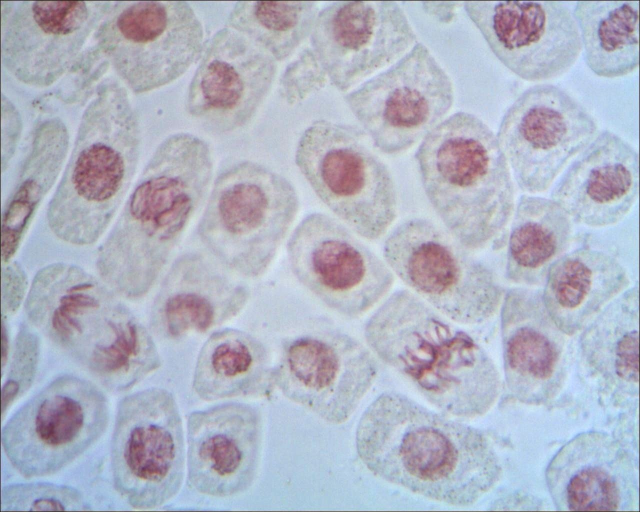
#> input picture PracticasTDI/P7/cells.jpg, 1280 x 1024 px (shown at 1/2 size)
$ jupyter execute Practica7.ipynb   (shell and % lines are left out)
#> lines starting #> are read from the running program, lines starting #| are printed output that depends on the picture; after the words box and inside, x2 and y2 are one past the last pixel; in counts of white or black regions, pixels touching at a corner belong together
<h1><center>Práctica 7</center></h1>
<h2><center>Analisis de la imagen</center></h2>

[cell 1]
#importamos librerías necesarias
import numpy as np
import cv2
import matplotlib.pyplot as plt
import math

En esta práctica se pretende familiarizar al alumno con las herramientas avanzadas de procesado morfológico de imagen en entorno MATLAB. Para ello se trabajará con la imagen ‘I_celulas.bmp’, imagen en escala de grises (uint8) procedente de un microscopio. En esta práctica se aplicarán herramientas avanzadas de segmentación y morfología matemática para realizar el conteo de células de forma automática, a la vez que se delimitan sus fronteras. Se trata de una aplicación bastante útil para monitorizar la velocidad de reproducción de células vivas, siendo una alternativa al proceso de conteo por inspección visual. Tenga en cuenta la dificultad de segmentar todas las células, especialmente si los núcleos aparecen superpuestos en la imagen.

Para conocer el funcionamiento de los comandos utilizados en este guión, utilice la ayuda de MATLAB. Tenga en cuenta que a lo largo de la práctica puede utilizar las instrucciones clear all y close all para evitar posibles interferencias con otras variables o ventanas.

Para realizar el diseño del sistema, se sugiere seguir los siguientes pasos:


[cell 2]
I = cv2.imread('cells.jpg', 0)
#> I: shape (1024, 1280); min 0, max 251, mean 181.1
Icolor = cv2.imread('cells.jpg', 1)
#> Icolor is the input picture: shape (1024, 1280, 3); mean B, G, R 196.3, 180.7, 176

plt.figure(1)
plt.imshow(I, cmap='gray')
plt.xticks([]), plt.yticks([])  # this hides the axis ticks
for spine in plt.gca().spines.values():  #hide image border
    spine.set_visible(False)
plt.show()

1. Preprocesado

Realice un filtrado de la imagen aplicando un filtro alternado secuencial (ASF3) open-close con un EE plano que corresponda a un disco. Utilice discos de tamaño creciente (radio 1, radio 2 y radio 3). Incluya en la memoria la secuencia de instrucciones utilizada y la secuencia de imágenes obtenida tras aplicar cada una de las etapas del ASF3. Denotaremos a la variable que almacena la imagen resultante como ‘I_ASF3’. Comente los resultados obtenidos.

Comandos MATLAB a utilizar: strel, imopen, imclose.

[cell 3]
EE1 = cv2.getStructuringElement(cv2.MORPH_ELLIPSE, (2,2))
EE2 = cv2.getStructuringElement(cv2.MORPH_ELLIPSE, (3,3))
EE3 = cv2.getStructuringElement(cv2.MORPH_ELLIPSE, (4,4))


open1 = cv2.morphologyEx(I, cv2.MORPH_OPEN, EE1)
clos1 = cv2.morphologyEx(open1, cv2.MORPH_CLOSE, EE1)
open2 = cv2.morphologyEx(clos1, cv2.MORPH_OPEN, EE2)
clos2 = cv2.morphologyEx(open2, cv2.MORPH_CLOSE, EE2)
open3 = cv2.morphologyEx(clos2, cv2.MORPH_OPEN, EE3)
I_ASF3 = cv2.morphologyEx(open3, cv2.MORPH_CLOSE, EE3)

plt.figure(2)
plt.imshow(I_ASF3, cmap='gray')
plt.xticks([]), plt.yticks([])  # this hides the axis ticks
for spine in plt.gca().spines.values():  #hide image border
    spine.set_visible(False)
plt.show()

2. Segmentación por watershed

Para realizar la segmentación haremos uso de la técnica watershed con marcadores, utilizando un marcador por célula y otro marcador externo para el fondo

a. Obtención de los marcadores de célula

Puesto que el marcador de cada célula debe ser interno a la misma, se considerará  como marcador la parte interna “oscura” de la célula. Para su extracción se propone seguir el siguiente proceso: i. Obtener el negativo de ‘I_ASF3’ ⇒ ‘I_neg’ ii. Erosionar ‘I_neg’ con un EE plano correspondiente a un disco de radio 9 ⇒ ‘I_marker’ iii. Reconstrucción de I_neg utilizando como marcador ‘I_marker’ ⇒ ‘I_rec’ iv. Obtención de una imagen binaria donde los píxeles de primer plano indiquen los máximos regionales de ‘I_rec’ ⇒ ‘I_max_reg’


[cell 4]
I_neg = 255 - I_ASF3

plt.figure('neg')
plt.imshow(I_neg, cmap='gray')
plt.xticks([]), plt.yticks([])  # this hides the axis ticks
for spine in plt.gca().spines.values():  #hide image border
    spine.set_visible(False)
plt.show()

[cell 5]
EEnuevo = cv2.getStructuringElement(cv2.MORPH_ELLIPSE, (9,9))

I_marker = cv2.erode(I_neg,EEnuevo,iterations = 1)
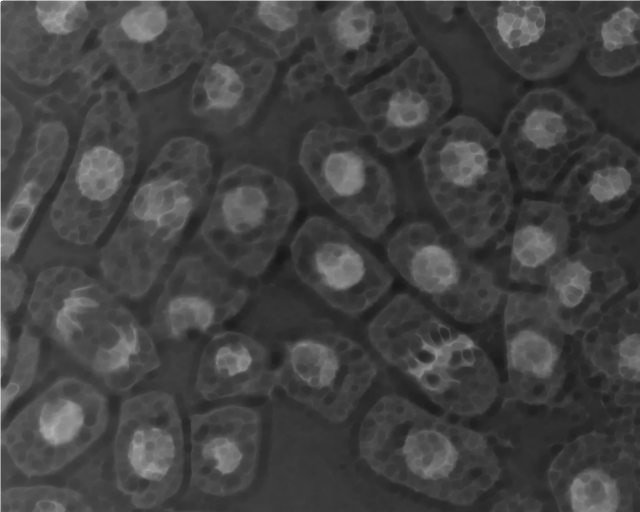
#> I_marker: shape (1024, 1280) (shown at 1/2 size); min 25, max 255, mean 66.9

plt.figure('erosion')
plt.imshow(I_neg, cmap='gray')
plt.xticks([]), plt.yticks([])  # this hides the axis ticks
for spine in plt.gca().spines.values():  #hide image border
    spine.set_visible(False)
plt.show()

Probando otra forma no usa reconstruccion

[cell 6]
plt.figure('Histogram')
plt.hist(I_neg.ravel(),256,[0,256]);
plt.xlabel('Intensity')
plt.ylabel('Number of pixels')
plt.show()
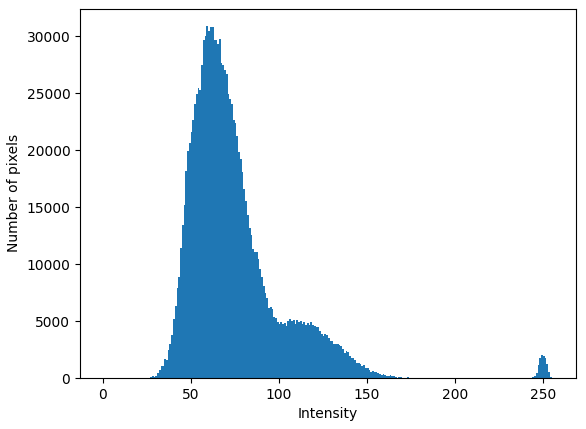
#> figure drawn by matplotlib, 1 panel; tallest bar 30885 high, from x = 59 to 60

[thresh, binary] = cv2.threshold(I_neg, 238, 1, cv2.THRESH_OTSU)
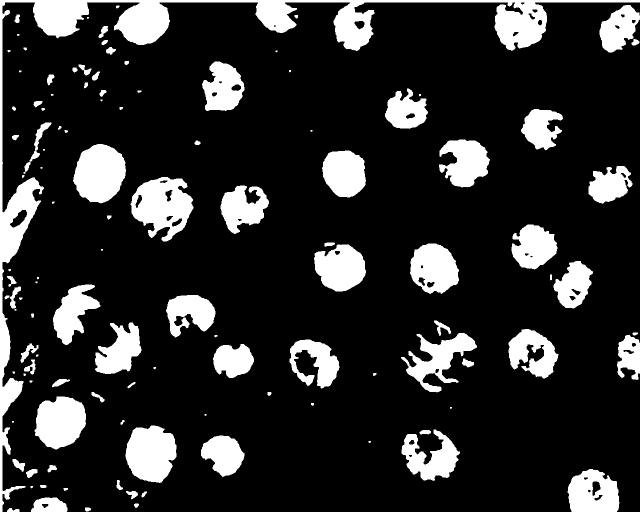
#> binary: shape (1024, 1280) (shown at 1/2 size); values 0 (black) and 1 (white), 17.2% white; 116 white regions (21 under 20 px), largest, box (x1, y1, x2, y2) and area: (0, 0, 1280, 1024) 51301, (261, 354, 387, 483) 10036, (146, 288, 252, 407) 9358
#> thresh = 94

plt.figure('binary')
plt.imshow(binary, cmap='gray')
plt.xticks([]), plt.yticks([])  # this hides the axis ticks
for spine in plt.gca().spines.values():  #hide image border
    spine.set_visible(False)
plt.show()

[cell 7]
EE = cv2.getStructuringElement(cv2.MORPH_ELLIPSE, (20,20))
closing = cv2.morphologyEx(binary, cv2.MORPH_CLOSE, EE, iterations=2)
#> closing: shape (1024, 1280); values 0 (black) and 1 (white), 21.6% white; 47 white regions (12 under 20 px), largest, box (x1, y1, x2, y2) and area: (0, 0, 1280, 1024) 93605, (148, 290, 388, 483) 21824, (804, 643, 954, 786) 12648

plt.figure('close')
plt.imshow(closing, cmap='gray')
plt.xticks([]), plt.yticks([])  # this hides the axis ticks
for spine in plt.gca().spines.values():  #hide image border
    spine.set_visible(False)
plt.show()

[cell 8]
EE2 = cv2.getStructuringElement(cv2.MORPH_ELLIPSE, (10,10))
opening = cv2.morphologyEx(closing,cv2.MORPH_OPEN,EE2, iterations = 2)
#> opening: shape (1024, 1280); values 0 (black) and 1 (white), 20.6% white; 35 white regions, largest, box (x1, y1, x2, y2) and area: (0, 314, 141, 1024) 34299, (150, 292, 390, 483) 21686, (810, 648, 953, 786) 12488

erode=cv2.erode(closing,EE2,iterations = 2)
#> erode: shape (1024, 1280); values 0 (black) and 1 (white), 13.2% white; 35 white regions, largest, box (x1, y1, x2, y2) and area: (0, 322, 131, 1024) 22483, (158, 300, 380, 473) 14725, (0, 0, 182, 106) 9397

plt.figure('open')
plt.imshow(opening, cmap='gray')
plt.xticks([]), plt.yticks([])  # this hides the axis ticks
for spine in plt.gca().spines.values():  #hide image border
    spine.set_visible(False)
plt.show()

plt.figure('erode')
plt.imshow(erode, cmap='gray')
plt.xticks([]), plt.yticks([])  # this hides the axis ticks
for spine in plt.gca().spines.values():  #hide image border
    spine.set_visible(False)
plt.show()

Con opening:

[cell 9]
dist_transform = cv2.distanceTransform(opening,cv2.DIST_L2,5)
ret, sure_fg = cv2.threshold(dist_transform,0.4*dist_transform.max(),255,0)
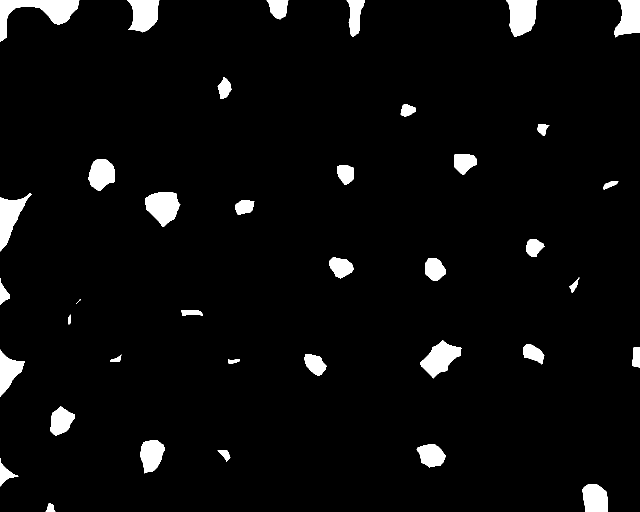
#> sure_fg: shape (1024, 1280) float32 (shown at 1/2 size); 4.1% white; 38 white regions (1 under 20 px), largest, box (x1, y1, x2, y2) and area: (0, 0, 159, 84) 4924, (1012, 0, 1075, 73) 3401, (290, 384, 361, 453) 3312
#> ret = 26.45

plt.figure('disttrnsform')
plt.subplot(1,2,1)
plt.title('disttransform')
plt.imshow(dist_transform, cmap = 'gray')

plt.subplot(1,2,2)
plt.title('sure fg')
plt.imshow(sure_fg, cmap = 'gray')

plt.show()

print(sure_fg.dtype)
#| float32

[cell 10]
sure_bg = cv2.dilate(opening,EE,iterations=3)
#> sure_bg: shape (1024, 1280); values 0 (black) and 1 (white), 50.1% white; 4 black regions (1 under 20 px), largest, box (x1, y1, x2, y2) and area: (0, 0, 1280, 1024) 652919, (0, 312, 27, 338) 446, (198, 643, 208, 668) 222

sure_fg = np.uint8(sure_fg)
unknown = cv2.subtract(sure_bg,sure_fg)
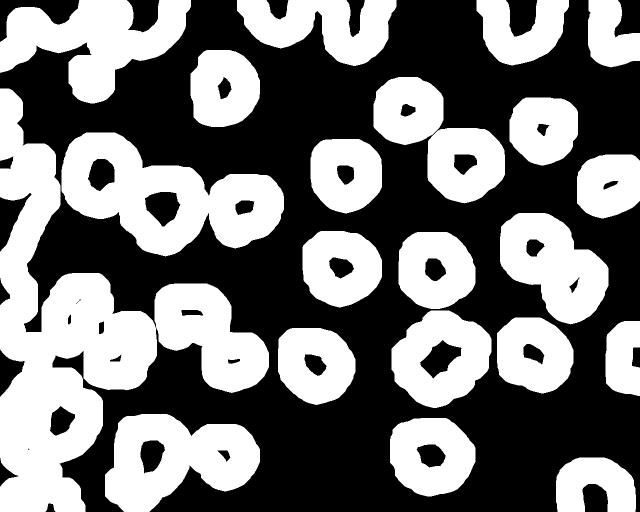
#> unknown: shape (1024, 1280) (shown at 1/2 size); values 0 (black) and 1 (white), 46% white; 22 white regions, largest, box (x1, y1, x2, y2) and area: (0, 177, 538, 1024) 151838, (123, 265, 568, 513) 57597, (0, 0, 382, 207) 41463

plt.figure('unknown')
plt.imshow(unknown, cmap='gray')
plt.xticks([]), plt.yticks([])  # this hides the axis ticks
for spine in plt.gca().spines.values():  #hide image border
    spine.set_visible(False)
plt.show()

[cell 11]
ret, markers = cv2.connectedComponents(sure_fg)
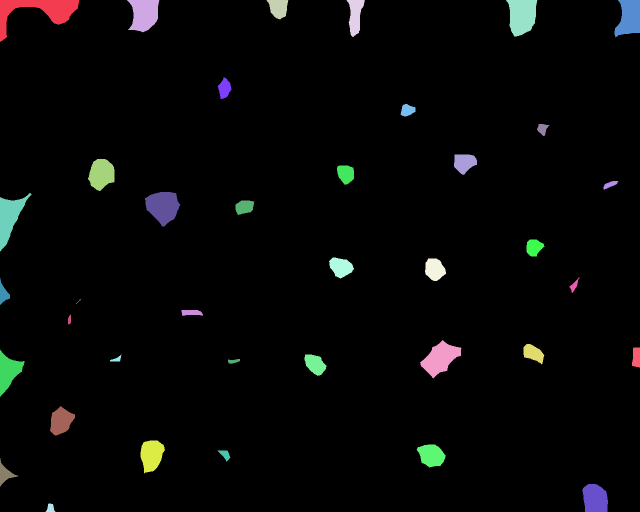
#> markers: shape (1024, 1280) int32 (shown at 1/2 size); 39 distinct labels, from 0 to 38; one colour per label, 0 black
#> ret = 39
markers = markers+1
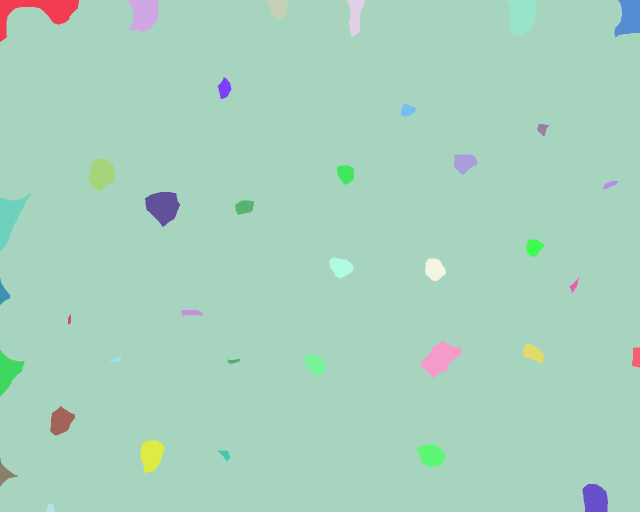
#> markers: shape (1024, 1280) int32 (shown at 1/2 size); 39 distinct labels, from 1 to 39; one colour per label, 0 black

markers[unknown==1] = 0
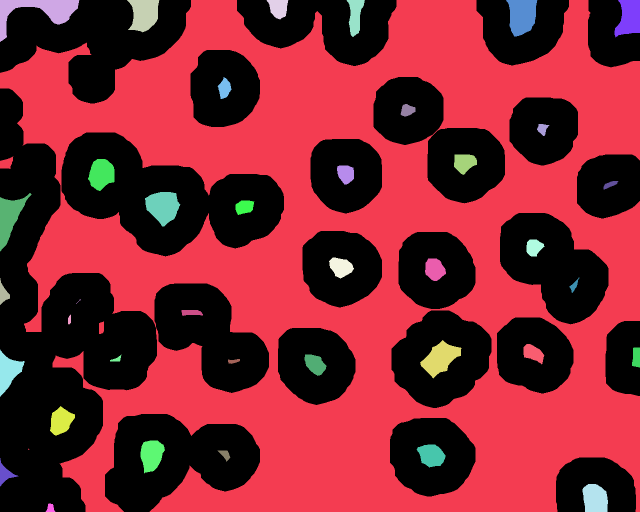
#> markers: shape (1024, 1280) int32 (shown at 1/2 size); 40 distinct labels, from 0 to 39; one colour per label, 0 black

plt.figure('Segmented image')
plt.imshow(markers, cmap=plt.cm.get_cmap('nipy_spectral'))
plt.xticks([]), plt.yticks([])  # this hides the axis ticks
for spine in plt.gca().spines.values():  #hide image border
    spine.set_visible(False)
plt.show()

[cell 12]
markers2 = cv2.watershed(Icolor,markers)
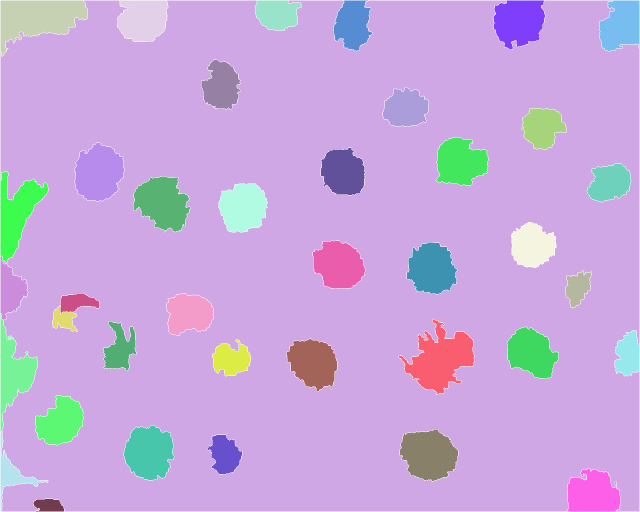
#> markers2: shape (1024, 1280) int32 (shown at 1/2 size); 40 distinct labels, from -1 to 39; one colour per label, 0 black, -1 white

plt.figure('watershed')
plt.imshow(markers2, cmap=plt.cm.get_cmap('nipy_spectral'))
plt.xticks([]), plt.yticks([])  # this hides the axis ticks
for spine in plt.gca().spines.values():  #hide image border
    spine.set_visible(False)
plt.show()

[cell 13]
Icolor[markers2 == -1] = [255,0,0]
#> Icolor: shape (1024, 1280, 3); 1.26% of pixels changed, all inside (x1, y1, x2, y2) = (0, 0, 1280, 1024)

plt.figure('borders')
plt.imshow(Icolor)
plt.xticks([]), plt.yticks([])  # this hides the axis ticks
for spine in plt.gca().spines.values():  #hide image border
    spine.set_visible(False)
plt.show()

Sin considerar el fondo

[cell 14]
ret, markers = cv2.connectedComponents(sure_fg)
plt.figure('Segmented no bg')
plt.imshow(markers, cmap=plt.cm.get_cmap('nipy_spectral'))
plt.xticks([]), plt.yticks([])  # this hides the axis ticks
for spine in plt.gca().spines.values():  #hide image border
    spine.set_visible(False)
plt.show()

[cell 15]
markers3 = cv2.watershed(Icolor,markers)
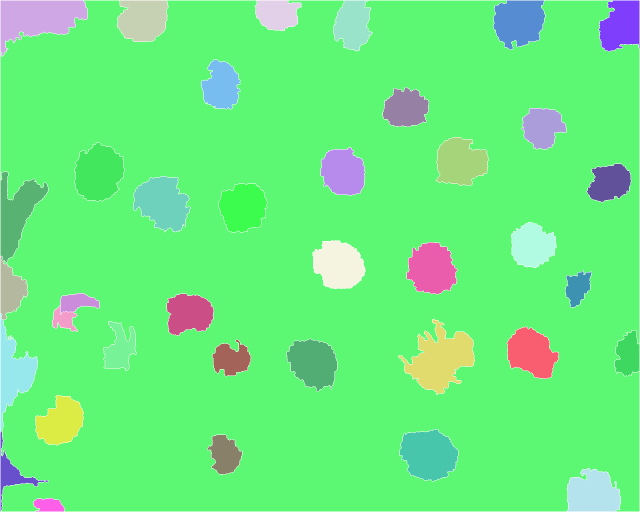
#> markers3: shape (1024, 1280) int32 (shown at 1/2 size); 39 distinct labels, from -1 to 38; one colour per label, 0 black, -1 white

plt.figure('watershed no bg')
plt.imshow(markers3, cmap=plt.cm.get_cmap('nipy_spectral'))
plt.xticks([]), plt.yticks([])  # this hides the axis ticks
for spine in plt.gca().spines.values():  #hide image border
    spine.set_visible(False)
plt.show()

$ run again, with PracticasTDI/P7/I_celulas.bmp saved as PracticasTDI/P7/cells.jpg
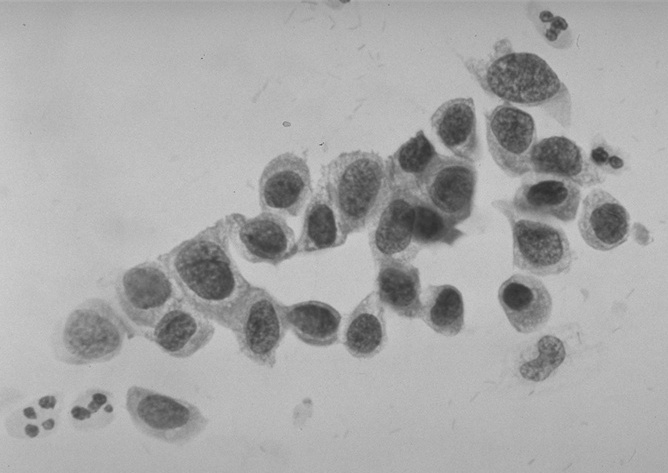
#> input picture PracticasTDI/P7/I_celulas.bmp, 668 x 473 px
#> I is the input picture: shape (473, 668); min 45, max 207, mean 168
#> `[thresh, binary] = cv2.threshold(I_neg, 238, 1, cv2.THRESH_OTSU)`:
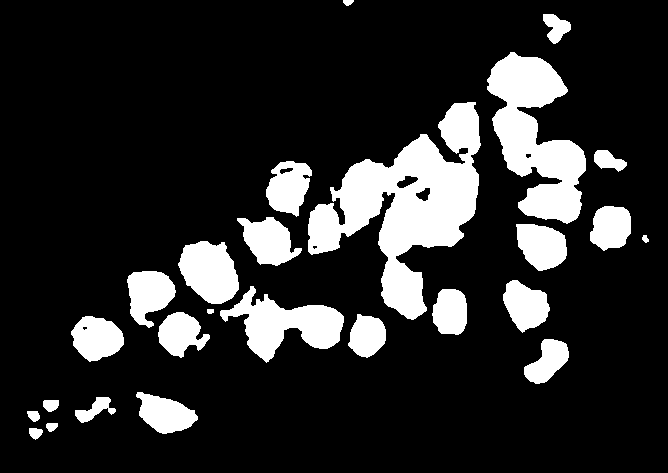
#> binary: shape (473, 668); values 0 (black) and 1 (white), 16.7% white; 26 white regions, largest, box (x1, y1, x2, y2) and area: (308, 102, 481, 320) 15822, (487, 52, 586, 224) 9116, (220, 286, 344, 363) 4248
#> thresh = 112
#> closing: shape (473, 668); values 0 (black) and 1 (white), 22.7% white; 3 white regions, box (x1, y1, x2, y2) and area: (73, 0, 649, 384) 67949, (29, 394, 198, 440) 3658, (345, 0, 354, 6) 42
#> opening: shape (473, 668); values 0 (black) and 1 (white), 21.9% white; 3 white regions, box (x1, y1, x2, y2) and area: (75, 55, 637, 384) 66801, (132, 396, 195, 435) 1684, (33, 404, 68, 435) 845
#> erode: shape (473, 668); values 0 (black) and 1 (white), 13.8% white; 4 white regions, box (x1, y1, x2, y2) and area: (83, 63, 627, 352) 42717, (140, 404, 185, 425) 424, (536, 339, 560, 374) 336, (41, 412, 58, 425) 121
#> `ret, sure_fg = cv2.threshold(dist_transform,0.4*dist_transform.max(),2..`: ret = 20.31
#| float32
#> sure_bg: shape (473, 668); values 0 (black) and 1 (white), 47.8% white; 1 white region, box (x1, y1, x2, y2) and area: (6, 28, 667, 465) 151063
#> unknown: shape (473, 668); values 0 (black) and 1 (white), 41.2% white; 1 white region, box (x1, y1, x2, y2) and area: (6, 28, 667, 465) 130046
#> `ret, markers = cv2.connectedComponents(sure_fg)`: ret = 4
#> markers2: shape (473, 668) int32; 5 distinct labels, from -1 to 4
#> Icolor: shape (473, 668, 3); 1.4% of pixels changed, all inside (x1, y1, x2, y2) = (0, 0, 668, 473)
#> `markers3 = cv2.watershed(Icolor,markers)`:
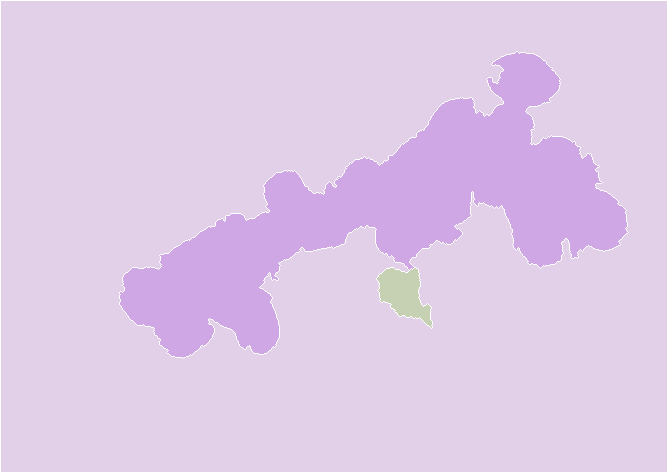
#> markers3: shape (473, 668) int32; 4 distinct labels, from -1 to 3; one colour per label, 0 black, -1 white
